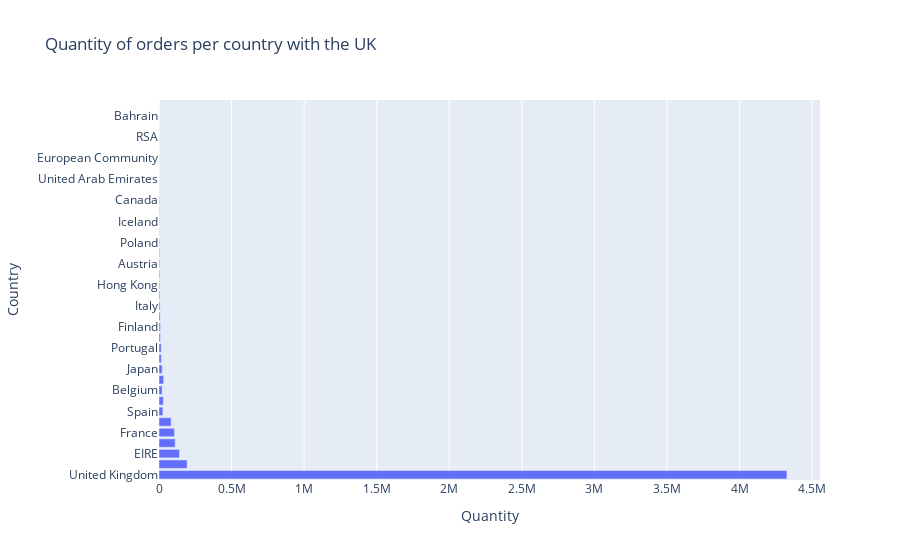

The code cell stored with this chart in its notebook:
### Code cell
temp_df = group_Quantity_and_SalesRevenue(df,'Country')

fig = px.bar(temp_df, x= "Quantity", y='Country', title= "Quantity of orders per country with the UK")
pio.show(fig, height=700, width=1000)

### Figure 1 — Plotly figure (JSON) as saved in the notebook; plotly's stock layout.template omitted (floating-point values rounded to 4 significant figures)
{"data": [{"alignmentgroup": "True", "hovertemplate": "Quantity=%{x}<br>Country=%{y}<extra></extra>", "legendgroup": "", "marker": {"color": "#636efa", "pattern": {"shape": ""}}, "name": "", "offsetgroup": "", "orientation": "h", "showlegend": false, "textposition": "auto", "type": "bar", "x": [4326456, 193449, 141133, 111276, 106290, 83433, 26862, 29803, 21220, 32083, 21923, 15694, 15156, 9402, 9360, 7747, 7777, 5422, 4708, 5234, 4796, 4406, 3535, 1550, 2139, 2458, 2762, 958, 981, 386, 490, 356, 351, 670, 260, 80], "xaxis": "x", "y": ["United Kingdom", "Netherlands", "EIRE", "Germany", "France", "Australia", "Spain", "Switzerland", "Belgium", "Sweden", "Japan", "Norway", "Portugal", "Channel Islands", "Finland", "Denmark", "Italy", "Cyprus", "Hong Kong", "Singapore", "Austria", "Israel", "Poland", "Greece", "Iceland", "USA", "Canada", "Malta", "United Arab Emirates", "Lebanon", "European Community", "Brazil", "RSA", "Czech Republic", "Bahrain", "Saudi Arabia"], "yaxis": "y"}], "layout": {"barmode": "relative", "legend": {"tracegroupgap": 0}, "title": {"text": "Quantity of orders per country with the UK"}, "xaxis": {"anchor": "y", "domain": [0, 1], "title": {"text": "Quantity"}}, "yaxis": {"anchor": "x", "domain": [0, 1], "title": {"text": "Country"}}}}
